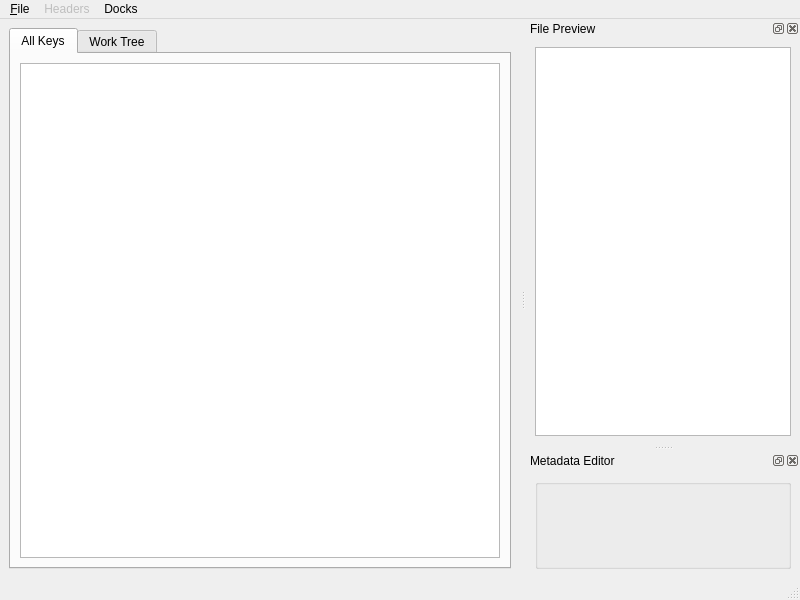
<?xml version="1.0" encoding="UTF-8"?>
<ui version="4.0">
 <class>MainWindow</class>
 <widget class="QMainWindow" name="MainWindow">
  <property name="geometry">
   <rect>
    <x>0</x>
    <y>0</y>
    <width>800</width>
    <height>600</height>
   </rect>
  </property>
  <property name="windowTitle">
   <string>Git-Annex Metadata Gui</string>
  </property>
  <property name="dockNestingEnabled">
   <bool>true</bool>
  </property>
  <widget class="QWidget" name="centralwidget">
   <layout class="QHBoxLayout" name="horizontalLayout">
    <item>
     <widget class="QTabWidget" name="widget_tabs">
      <property name="currentIndex">
       <number>0</number>
      </property>
      <widget class="QWidget" name="tab_keys">
       <attribute name="title">
        <string>All Keys</string>
       </attribute>
       <layout class="QVBoxLayout" name="verticalLayout">
        <item>
         <widget class="MetadataTableView" name="view_keys">
          <property name="alternatingRowColors">
           <bool>true</bool>
          </property>
          <property name="horizontalScrollMode">
           <enum>QAbstractItemView::ScrollPerPixel</enum>
          </property>
          <property name="showGrid">
           <bool>false</bool>
          </property>
          <property name="sortingEnabled">
           <bool>true</bool>
          </property>
          <property name="wordWrap">
           <bool>false</bool>
          </property>
          <property name="cornerButtonEnabled">
           <bool>false</bool>
          </property>
          <attribute name="horizontalHeaderDefaultSectionSize">
           <number>150</number>
          </attribute>
          <attribute name="verticalHeaderDefaultSectionSize">
           <number>20</number>
          </attribute>
          <attribute name="verticalHeaderMinimumSectionSize">
           <number>20</number>
          </attribute>
         </widget>
        </item>
       </layout>
      </widget>
      <widget class="QWidget" name="tab_head">
       <attribute name="title">
        <string>Work Tree</string>
       </attribute>
       <layout class="QVBoxLayout" name="verticalLayout_2">
        <item>
         <widget class="MetadataTreeView" name="view_head">
          <property name="uniformRowHeights">
           <bool>true</bool>
          </property>
          <property name="sortingEnabled">
           <bool>true</bool>
          </property>
          <attribute name="headerDefaultSectionSize">
           <number>150</number>
          </attribute>
          <attribute name="headerStretchLastSection">
           <bool>false</bool>
          </attribute>
         </widget>
        </item>
       </layout>
      </widget>
     </widget>
    </item>
   </layout>
  </widget>
  <widget class="QMenuBar" name="menubar">
   <property name="geometry">
    <rect>
     <x>0</x>
     <y>0</y>
     <width>800</width>
     <height>24</height>
    </rect>
   </property>
   <widget class="QMenu" name="menu_file">
    <property name="title">
     <string>&amp;File</string>
    </property>
    <addaction name="action_open"/>
    <addaction name="action_refresh"/>
    <addaction name="action_exit"/>
   </widget>
   <widget class="QMenu" name="menu_headers">
    <property name="enabled">
     <bool>false</bool>
    </property>
    <property name="title">
     <string>Headers</string>
    </property>
   </widget>
   <widget class="QMenu" name="menu_docks">
    <property name="title">
     <string>Docks</string>
    </property>
    <addaction name="action_dock_preview"/>
    <addaction name="action_dock_metadata"/>
   </widget>
   <addaction name="menu_file"/>
   <addaction name="menu_headers"/>
   <addaction name="menu_docks"/>
  </widget>
  <widget class="QStatusBar" name="statusbar"/>
  <widget class="QDockWidget" name="dock_preview">
   <property name="windowTitle">
    <string>File Preview</string>
   </property>
   <attribute name="dockWidgetArea">
    <number>2</number>
   </attribute>
   <widget class="QWidget" name="dock_preview_contents">
    <layout class="QGridLayout" name="gridLayout">
     <item row="0" column="0">
      <widget class="FilePreview" name="stack_preview">
       <widget class="QPlainTextEdit" name="text_preview">
        <property name="font">
         <font>
          <family>Monospace</family>
         </font>
        </property>
        <property name="lineWrapMode">
         <enum>QPlainTextEdit::NoWrap</enum>
        </property>
        <property name="readOnly">
         <bool>true</bool>
        </property>
       </widget>
       <widget class="QGraphicsView" name="graphics_preview"/>
      </widget>
     </item>
    </layout>
   </widget>
  </widget>
  <widget class="QDockWidget" name="dock_metadata">
   <property name="windowTitle">
    <string>Metadata Editor</string>
   </property>
   <attribute name="dockWidgetArea">
    <number>2</number>
   </attribute>
   <widget class="QWidget" name="dock_metadata_contents">
    <layout class="QGridLayout" name="gridLayout_4">
     <item row="0" column="0">
      <widget class="MetadataEdit" name="metadata_edit"/>
     </item>
    </layout>
   </widget>
  </widget>
  <action name="action_open">
   <property name="text">
    <string>&amp;Open</string>
   </property>
   <property name="shortcut">
    <string>Ctrl+O</string>
   </property>
  </action>
  <action name="action_exit">
   <property name="text">
    <string>E&amp;xit</string>
   </property>
   <property name="shortcut">
    <string>Ctrl+Q</string>
   </property>
  </action>
  <action name="action_refresh">
   <property name="text">
    <string>&amp;Refresh</string>
   </property>
   <property name="shortcut">
    <string>F5</string>
   </property>
  </action>
  <action name="action_dock_preview">
   <property name="checkable">
    <bool>true</bool>
   </property>
   <property name="checked">
    <bool>true</bool>
   </property>
   <property name="text">
    <string>File Preview</string>
   </property>
  </action>
  <action name="action_dock_metadata">
   <property name="checkable">
    <bool>true</bool>
   </property>
   <property name="checked">
    <bool>true</bool>
   </property>
   <property name="text">
    <string>Metadata Editor</string>
   </property>
  </action>
 </widget>
 <customwidgets>
  <customwidget>
   <class>FilePreview</class>
   <extends>QStackedWidget</extends>
   <header>git_annex_metadata_gui.file_preview</header>
  </customwidget>
  <customwidget>
   <class>MetadataEdit</class>
   <extends>QGroupBox</extends>
   <header>git_annex_metadata_gui.metadata_edit</header>
  </customwidget>
  <customwidget>
   <class>MetadataTableView</class>
   <extends>QTableView</extends>
   <header>git_annex_metadata_gui.metadata_table_view</header>
  </customwidget>
  <customwidget>
   <class>MetadataTreeView</class>
   <extends>QTreeView</extends>
   <header>git_annex_metadata_gui.metadata_tree_view</header>
  </customwidget>
 </customwidgets>
 <resources/>
 <connections>
  <connection>
   <sender>action_exit</sender>
   <signal>triggered()</signal>
   <receiver>MainWindow</receiver>
   <slot>close()</slot>
   <hints>
    <hint type="sourcelabel">
     <x>-1</x>
     <y>-1</y>
    </hint>
    <hint type="destinationlabel">
     <x>399</x>
     <y>299</y>
    </hint>
   </hints>
  </connection>
  <connection>
   <sender>action_refresh</sender>
   <signal>triggered()</signal>
   <receiver>MainWindow</receiver>
   <slot>refresh_repo()</slot>
   <hints>
    <hint type="sourcelabel">
     <x>-1</x>
     <y>-1</y>
    </hint>
    <hint type="destinationlabel">
     <x>399</x>
     <y>299</y>
    </hint>
   </hints>
  </connection>
  <connection>
   <sender>action_open</sender>
   <signal>triggered()</signal>
   <receiver>MainWindow</receiver>
   <slot>open_repo()</slot>
   <hints>
    <hint type="sourcelabel">
     <x>-1</x>
     <y>-1</y>
    </hint>
    <hint type="destinationlabel">
     <x>399</x>
     <y>299</y>
    </hint>
   </hints>
  </connection>
  <connection>
   <sender>action_dock_metadata</sender>
   <signal>toggled(bool)</signal>
   <receiver>dock_metadata</receiver>
   <slot>setVisible(bool)</slot>
   <hints>
    <hint type="sourcelabel">
     <x>-1</x>
     <y>-1</y>
    </hint>
    <hint type="destinationlabel">
     <x>662</x>
     <y>457</y>
    </hint>
   </hints>
  </connection>
  <connection>
   <sender>action_dock_preview</sender>
   <signal>toggled(bool)</signal>
   <receiver>dock_preview</receiver>
   <slot>setVisible(bool)</slot>
   <hints>
    <hint type="sourcelabel">
     <x>-1</x>
     <y>-1</y>
    </hint>
    <hint type="destinationlabel">
     <x>662</x>
     <y>178</y>
    </hint>
   </hints>
  </connection>
  <connection>
   <sender>dock_metadata</sender>
   <signal>visibilityChanged(bool)</signal>
   <receiver>action_dock_metadata</receiver>
   <slot>setChecked(bool)</slot>
   <hints>
    <hint type="sourcelabel">
     <x>662</x>
     <y>457</y>
    </hint>
    <hint type="destinationlabel">
     <x>-1</x>
     <y>-1</y>
    </hint>
   </hints>
  </connection>
  <connection>
   <sender>dock_preview</sender>
   <signal>visibilityChanged(bool)</signal>
   <receiver>action_dock_preview</receiver>
   <slot>setChecked(bool)</slot>
   <hints>
    <hint type="sourcelabel">
     <x>662</x>
     <y>178</y>
    </hint>
    <hint type="destinationlabel">
     <x>-1</x>
     <y>-1</y>
    </hint>
   </hints>
  </connection>
  <connection>
   <sender>view_head</sender>
   <signal>item_selected(QStandardItem)</signal>
   <receiver>stack_preview</receiver>
   <slot>preview_item(QStandardItem)</slot>
   <hints>
    <hint type="sourcelabel">
     <x>101</x>
     <y>85</y>
    </hint>
    <hint type="destinationlabel">
     <x>662</x>
     <y>190</y>
    </hint>
   </hints>
  </connection>
  <connection>
   <sender>view_keys</sender>
   <signal>item_selected(QStandardItem)</signal>
   <receiver>stack_preview</receiver>
   <slot>preview_item(QStandardItem)</slot>
   <hints>
    <hint type="sourcelabel">
     <x>259</x>
     <y>315</y>
    </hint>
    <hint type="destinationlabel">
     <x>662</x>
     <y>190</y>
    </hint>
   </hints>
  </connection>
  <connection>
   <sender>view_head</sender>
   <signal>item_selected(QStandardItem)</signal>
   <receiver>metadata_edit</receiver>
   <slot>set_item(QStandardItem)</slot>
   <hints>
    <hint type="sourcelabel">
     <x>101</x>
     <y>85</y>
    </hint>
    <hint type="destinationlabel">
     <x>662</x>
     <y>470</y>
    </hint>
   </hints>
  </connection>
  <connection>
   <sender>view_keys</sender>
   <signal>item_selected(QStandardItem)</signal>
   <receiver>metadata_edit</receiver>
   <slot>set_item(QStandardItem)</slot>
   <hints>
    <hint type="sourcelabel">
     <x>259</x>
     <y>315</y>
    </hint>
    <hint type="destinationlabel">
     <x>662</x>
     <y>470</y>
    </hint>
   </hints>
  </connection>
  <connection>
   <sender>view_keys</sender>
   <signal>header_created(QString)</signal>
   <receiver>MainWindow</receiver>
   <slot>create_header_menu_action(QString)</slot>
   <hints>
    <hint type="sourcelabel">
     <x>259</x>
     <y>315</y>
    </hint>
    <hint type="destinationlabel">
     <x>399</x>
     <y>299</y>
    </hint>
   </hints>
  </connection>
  <connection>
   <sender>view_head</sender>
   <signal>header_created(QString)</signal>
   <receiver>MainWindow</receiver>
   <slot>create_header_menu_action(QString)</slot>
   <hints>
    <hint type="sourcelabel">
     <x>259</x>
     <y>315</y>
    </hint>
    <hint type="destinationlabel">
     <x>399</x>
     <y>299</y>
    </hint>
   </hints>
  </connection>
  <connection>
   <sender>view_head</sender>
   <signal>model_reset()</signal>
   <receiver>MainWindow</receiver>
   <slot>clear_header_menu()</slot>
   <hints>
    <hint type="sourcelabel">
     <x>259</x>
     <y>315</y>
    </hint>
    <hint type="destinationlabel">
     <x>399</x>
     <y>299</y>
    </hint>
   </hints>
  </connection>
  <connection>
   <sender>view_keys</sender>
   <signal>model_reset()</signal>
   <receiver>MainWindow</receiver>
   <slot>clear_header_menu()</slot>
   <hints>
    <hint type="sourcelabel">
     <x>259</x>
     <y>315</y>
    </hint>
    <hint type="destinationlabel">
     <x>399</x>
     <y>299</y>
    </hint>
   </hints>
  </connection>
 </connections>
 <slots>
  <slot>open_repo()</slot>
  <slot>refresh_repo()</slot>
  <slot>clear_header_menu()</slot>
  <slot>create_header_menu_action(QString)</slot>
 </slots>
</ui>
